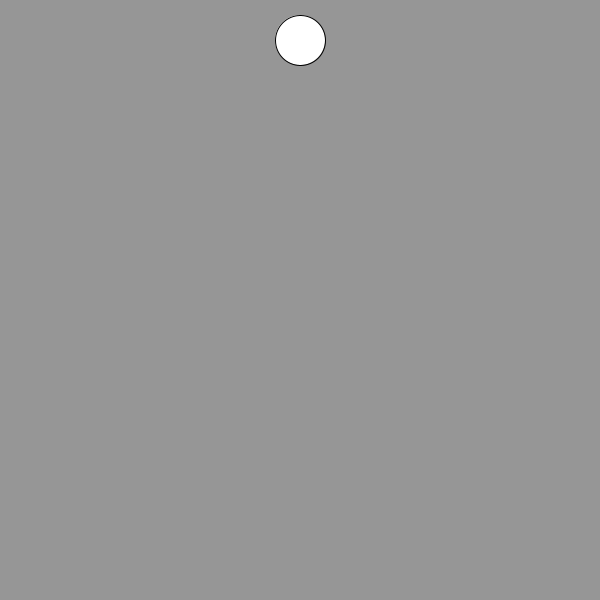
Frame 1 (no input)
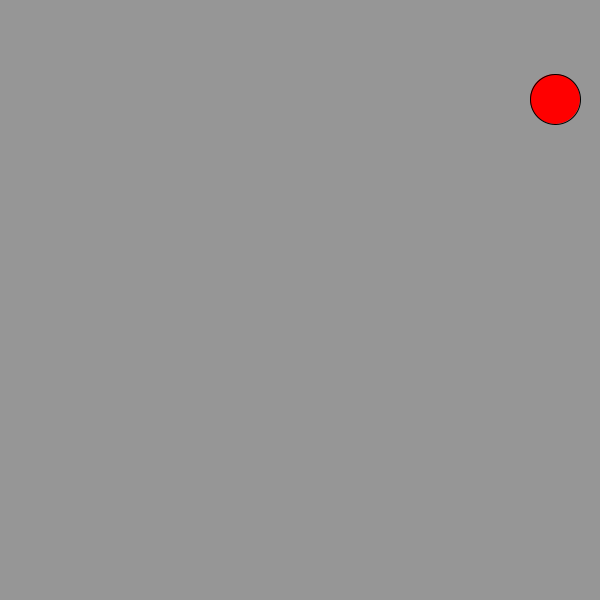
Frame 60 (the mouse pressed at the canvas centre just before this capture)
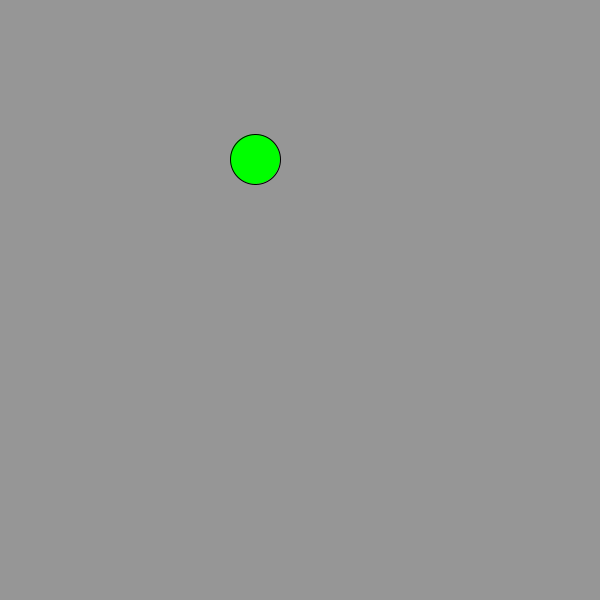
Frame 120 (the mouse held since frame 60 and released just before this capture)

The Processing sketch that drew these frames (run headless with seeded random() and noise(); from frame 60 on, the mouse is pressed at the canvas centre):

// Processing sketch: aulaBolinha
// ── aulaBolinha.pde
float posX;
int posY;
float speedX = 5;
float speedY = 1;

void setup(){
 size(600, 600);
 frameRate(60);
 posX = 300;
 posY = 40;
}

void draw(){
 background(150);
 ellipse(posX, posY, 50, 50);
 posX+= speedX;

 if ((100 < posX) && (posX < 500)){
   fill(0, 255, 0);
 }
 else{
   fill(255, 0, 0);
 }
 
 if ((posX>= width - 25) || (posX<=25)){
  speedX = - speedX; 
 }
 
 posY+= speedY;
 if ((posY>= height - 25) || (posY<=25)){
  speedY = - speedY; 
 }
 
}
